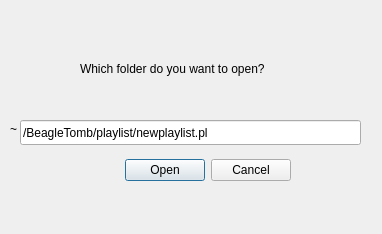
<?xml version="1.0" encoding="UTF-8"?>
<ui version="4.0">
 <class>openplaylist</class>
 <widget class="QDialog" name="openplaylist">
  <property name="geometry">
   <rect>
    <x>0</x>
    <y>0</y>
    <width>382</width>
    <height>234</height>
   </rect>
  </property>
  <property name="windowTitle">
   <string>Open Playlist</string>
  </property>
  <widget class="QDialogButtonBox" name="buttonBox">
   <property name="geometry">
    <rect>
     <x>70</x>
     <y>150</y>
     <width>221</width>
     <height>41</height>
    </rect>
   </property>
   <property name="orientation">
    <enum>Qt::Horizontal</enum>
   </property>
   <property name="standardButtons">
    <set>QDialogButtonBox::Cancel|QDialogButtonBox::Open</set>
   </property>
  </widget>
  <widget class="QLabel" name="label">
   <property name="geometry">
    <rect>
     <x>80</x>
     <y>60</y>
     <width>241</width>
     <height>17</height>
    </rect>
   </property>
   <property name="text">
    <string>Which folder do you want to open?</string>
   </property>
  </widget>
  <widget class="QLineEdit" name="OPENPL_entry">
   <property name="geometry">
    <rect>
     <x>20</x>
     <y>120</y>
     <width>341</width>
     <height>25</height>
    </rect>
   </property>
   <property name="text">
    <string>/BeagleTomb/playlist/newplaylist.pl</string>
   </property>
  </widget>
  <widget class="QLabel" name="label_2">
   <property name="geometry">
    <rect>
     <x>10</x>
     <y>120</y>
     <width>16</width>
     <height>17</height>
    </rect>
   </property>
   <property name="text">
    <string>~</string>
   </property>
  </widget>
 </widget>
 <resources/>
 <connections>
  <connection>
   <sender>buttonBox</sender>
   <signal>accepted()</signal>
   <receiver>openplaylist</receiver>
   <slot>accept()</slot>
   <hints>
    <hint type="sourcelabel">
     <x>248</x>
     <y>254</y>
    </hint>
    <hint type="destinationlabel">
     <x>157</x>
     <y>274</y>
    </hint>
   </hints>
  </connection>
  <connection>
   <sender>buttonBox</sender>
   <signal>rejected()</signal>
   <receiver>openplaylist</receiver>
   <slot>reject()</slot>
   <hints>
    <hint type="sourcelabel">
     <x>316</x>
     <y>260</y>
    </hint>
    <hint type="destinationlabel">
     <x>286</x>
     <y>274</y>
    </hint>
   </hints>
  </connection>
 </connections>
</ui>
